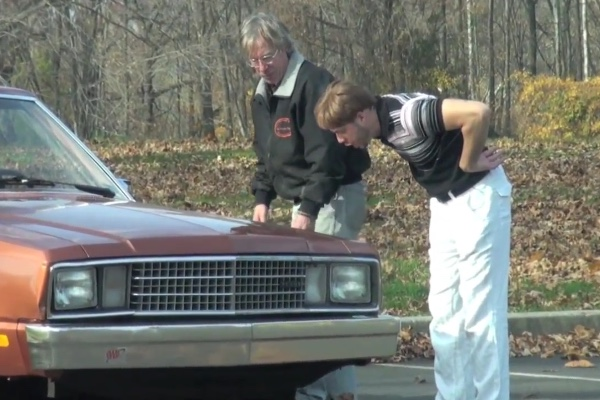
#> input picture source/richard/data/look_at_it.jpg, 600 x 400 px
$ jupyter execute --allow-errors parallel-exploration-0.ipynb
#> lines starting #> are read from the running program, lines starting #| are printed output that depends on the picture
[cell 1]
import sys
sys.path.insert(0, "./")
import matplotlib.pyplot as plt
import matplotlib.image as mpimg
import numpy as np

## Let's start by importing the image as numpy array


data_dir = "./data/"
img = mpimg.imread(data_dir + "look_at_it.jpg")
#> img is the input picture: shape (400, 600, 3); mean R, G, B 115.2, 117, 110.5
imgplot = plt.imshow(img)
print(img.shape)
#| (400, 600, 3)

[cell 2]
## Let's split the image into chunks
def split_2d_image(img, y_splits, x_splits):
#> called with y_splits = 4, x_splits = 6
    row_imgs = np.vsplit(img, y_splits)
#> row_imgs = 4 items
    img_list = []
    for row in row_imgs:
        img_list.append(np.hsplit(row, x_splits))
#> this loop made 4 passes
#> after the loop, img_list = 4 items
    return img_list

img_list = split_2d_image(img, 4, 6)
#> img_list = 4 items
fig=plt.figure(figsize=(len(img_list[0]), len(img_list)))
rows = len(img_list)
#> rows = 4
columns = len(img_list[0])
#> columns = 6
count = 1

for row in range(rows):
    for col in range(columns):
        fig.add_subplot(rows, columns, count)
        plt.imshow(img_list[row][col],interpolation='nearest')
        count += 1
#> after the loop, count = 25

fig.tight_layout()
plt.show()
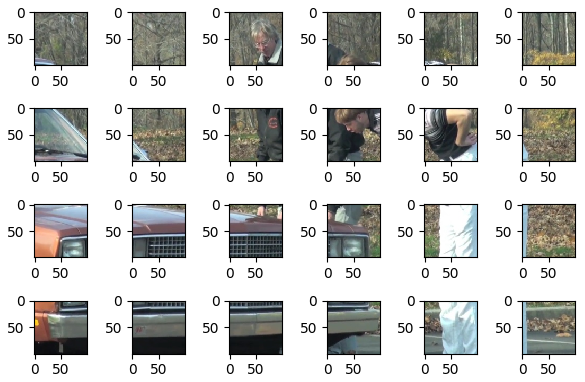
#> figure drawn by matplotlib, 24 panels

[cell 3]
## Now we need to attach relevant ID's to each image.
## This is so when we map the image pieces back together, they will know where to go.
## There are multiple ways of doing this... TODO: think of best way

## Most obvious: Two digit ID's: XY where first digit corresponds to row and second digit corresponds to column


def label(img_list):
    try:
        image_map = {}
        for row in range(len(img_list)):
            for col in range(len(img_list[0])):
                image_map[str(row) + '_' + str(col)] = img_list[row][col]
#> after the loop, image_map = 24 items
        return image_map
    except: ##empty list
        raise

image_map = label(img_list)
#> image_map = 24 items
fig=plt.figure(figsize=(len(img_list[0]), len(img_list)))
count = 1
for key, value in image_map.items():
    fig.add_subplot(rows, columns, count).title.set_text("ID: " + key)
    plt.imshow(value,interpolation='nearest')
    plt.axis('off')
    count += 1
#> this loop made 24 passes
#> key on passes 1 to 12: '0_0', '0_1', '0_2', '0_3', '0_4', '0_5', '1_0', '1_1', '1_2', '1_3', '1_4', '1_5'
#> after the loop, count = 25

fig.tight_layout()
plt.show()
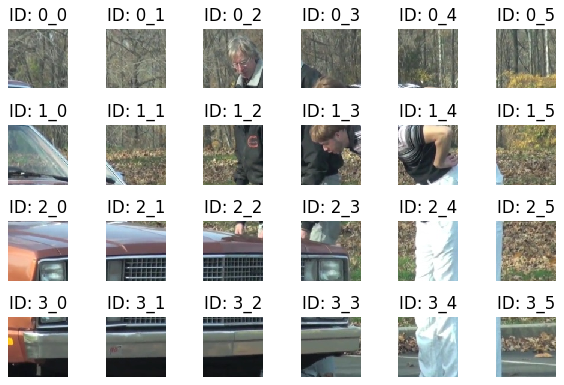
#> figure drawn by matplotlib, 24 panels

[cell 4]
## Now we set a function that will be applied over each image chunk.
## We will use a very simple function for now: make everyting grayscale and wait 5 seconds (to make parallel time more apparent)!
import time

def crappy_function(sec, img):
    img.setflags(write=1)
    for y in range(len(img)):
        for x in range(len(img[0])):
            img[y][x] = [np.sum(img[y][x])/3]*3
            time.sleep(sec)
    return img

## Test crappy function to make sure it works
#> (the rest of this cell did not finish here and is left out)

[cell 5]
## Parallel Time
## We will use Python Multiprocessing for now and switch to Scala or a Framework
## Each thread available will take on an image and do crappy function
## The thread will return the result to a list with correct size.

import threading

## result dictionary


## Threading lock for good practice

# [19 lines left out: functions worker, threads, not called in this run]

#> (a cell that did not finish here is left out)

[cell 7]
## Now time to merge results back into image
## This is a crappy way of doing it.. we will eventually find a better way

# [12 lines left out: function merge, not called in this run]

#> (the rest of this cell did not finish here and is left out)

[cell 8]
## Cool now let's do it with multiprocessors
import multiprocessing as mp

[cell 9]
## We start with the original image
plt.imshow(img)

[cell 10]
## We repeate the same process but this time we split to match number of processes which is 3
img_list_2 = split_2d_image(img, 1, 3)
#> the loop in split_2d_image (call 2), `for row in row_imgs:` made 1 pass
#> img_list_2 = 1 item
img_dict_2 = label(img_list_2)
#> the loop in label (call 2), `for row in range(len(img_list)):` made 1 pass
#> img_dict_2 = 3 items

fig=plt.figure(figsize=(8, 8))
count = 1
for key, value in img_dict_2.items():
    fig.add_subplot(len(img_list_2), len(img_list_2[0]), count).title.set_text("ID: " + key)
    plt.imshow(value,interpolation='nearest')
    plt.axis('off')
    count += 1
#> this loop made 3 passes
#> after the loop, count = 4

plt.show()
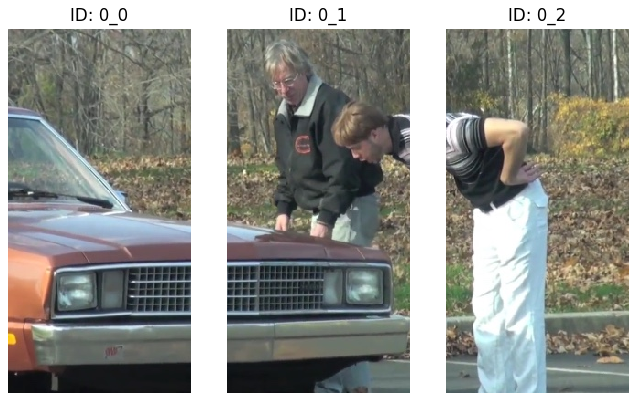
#> figure drawn by matplotlib, 3 panels

[cell 11]
## need a shared list to store results
# [25 lines left out: functions worker2, multiproc, not called in this run]

#result_dict_2 = multiprocessing(.001, img_dict_2)

[cell 12]
def nonthreaded(data, sleep):
    result = crappy_function(sleep, data)
